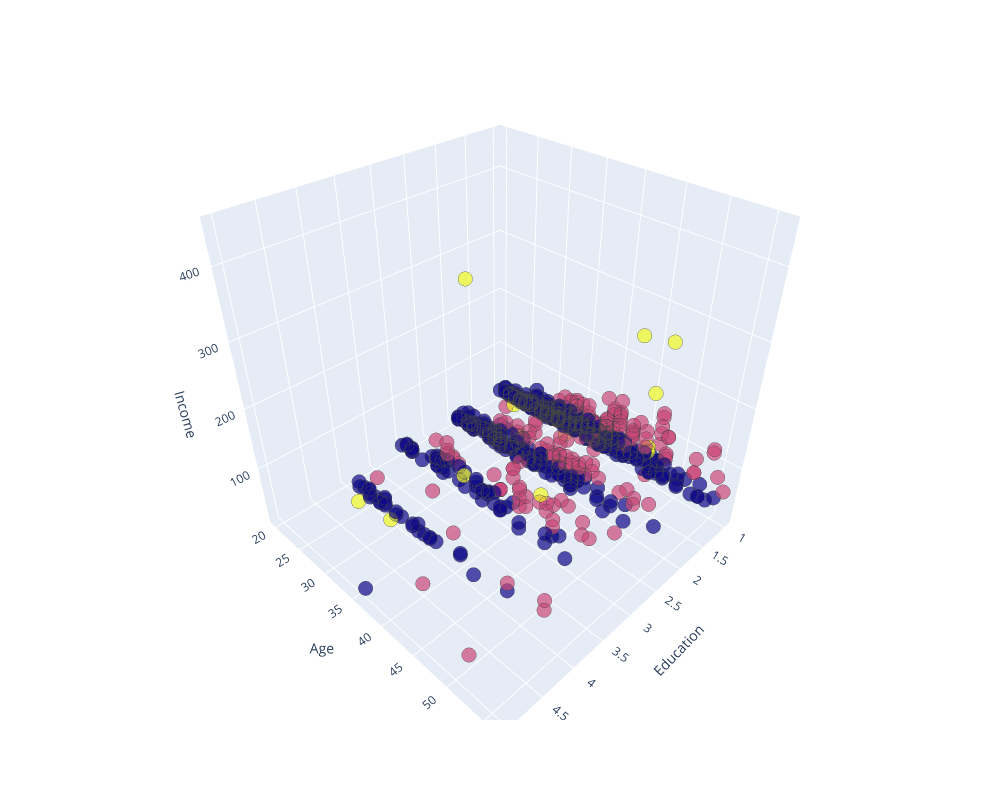

The code cell stored with this chart in its notebook:
### Code cell
fig = px.scatter_3d(X, x=1, y=0, z=3, opacity=0.7, color=labels.astype(float))

fig.update_traces(marker=dict(size=5, line=dict(width=.25)), showlegend=False)
fig.update_layout(coloraxis_showscale=False, width=1000, height=800, scene=dict(
        xaxis=dict(title="Education"),
        yaxis=dict(title="Age"),
        zaxis=dict(title="Income")
    ))

fig.show()

### Figure 1 — Plotly figure (JSON) as saved in the notebook; plotly's stock layout.template omitted (floating-point values rounded to 4 significant figures; data arrays with more than 128 entries replaced by an {"elided": "..."} marker saying what was removed)
{"data": [{"hovertemplate": "1=%{x}<br>0=%{y}<br>3=%{z}<br>color=%{marker.color}<extra></extra>", "legendgroup": "", "marker": {"color": {"elided": "700 float values"}, "coloraxis": "coloraxis", "line": {"width": 0.25}, "opacity": 0.7, "size": 5, "symbol": "circle"}, "mode": "markers", "name": "", "scene": "scene", "showlegend": false, "type": "scatter3d", "x": {"elided": "700 float values"}, "y": {"elided": "700 float values"}, "z": {"elided": "700 float values"}}], "layout": {"coloraxis": {"colorbar": {"title": {"text": "color"}}, "colorscale": [[0, "#0d0887"], [0.1111, "#46039f"], [0.2222, "#7201a8"], [0.3333, "#9c179e"], [0.4444, "#bd3786"], [0.5556, "#d8576b"], [0.6667, "#ed7953"], [0.7778, "#fb9f3a"], [0.8889, "#fdca26"], [1, "#f0f921"]], "showscale": false}, "height": 800, "legend": {"tracegroupgap": 0}, "margin": {"t": 60}, "scene": {"domain": {"x": [0, 1], "y": [0, 1]}, "xaxis": {"title": {"text": "Education"}}, "yaxis": {"title": {"text": "Age"}}, "zaxis": {"title": {"text": "Income"}}}, "width": 1000}}
